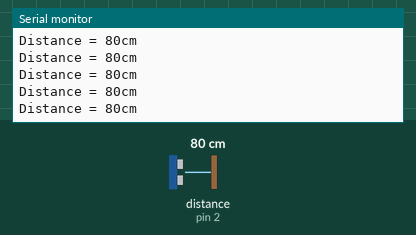
A sketch run on a simulated Arduino Uno, built with avr-gcc and run on an emulated ATmega328P. Shown: the last lines printed to the serial monitor. Wiring (inferred from the names in the program): ultrasonic range finder: trigger pin 3; echo pin 2. The test bench sets the inputs (shaded band); at power-on: distance to the obstacle (sensor on pin 2) 80 cm. The echo pulse lasts 58.3 µs per cm.

Above: at 1.2 s.
1.3 s: distance to the obstacle (sensor on pin 2) set to 2 cm
At 1.71 s:
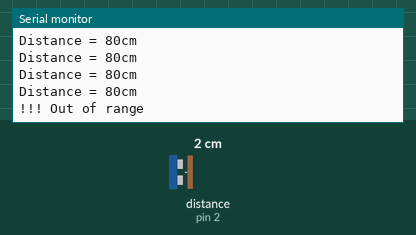
3.5 s: distance to the obstacle (sensor on pin 2) set to 4 cm
At 3.72 s:
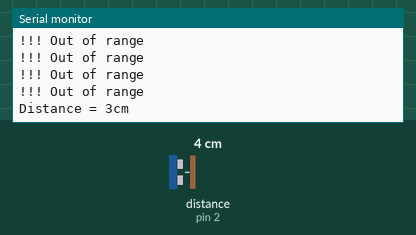

Measured:
- after the input at 1.3 s, the serial monitor: prints a new line after 0.23 s (image 1)
- after the input at 3.5 s, the serial monitor: prints a new line at once (image 2)

The sketch:

Ultrasionc_Ranging.ino
```cpp
/* WaveShare ARPICAR Run Forward/Backward/Left/Right Test

   ARPICAR run forward,backward,left right and so on..

   Created 25th June 2016
           by Xinwu Lin

   CN: http://www.waveshare.net/
   EN: http://www.waveshare.com/
*/

#define ECHO   2
#define TRIG   3

int Distance = 0;

int Distance_test()         // Measure the distance
{
  digitalWrite(TRIG, LOW);   // set trig pin low 2μs
  delayMicroseconds(2);
  digitalWrite(TRIG, HIGH);  // set trig pin 10μs , at last 10us
  delayMicroseconds(10);
  digitalWrite(TRIG, LOW);    // set trig pin low
  float Fdistance = pulseIn(ECHO, HIGH);  // Read echo pin high level time(us)
  Fdistance= Fdistance/58;       //Y m=（X s*344）/2
  // X s=（ 2*Y m）/344 ==》X s=0.0058*Y m ==》cm = us /58
  return (int)Fdistance;
}

void setup()
{
  Serial.begin(115200);
  pinMode(ECHO, INPUT);    // Define the ultrasonic echo input pin
  pinMode(TRIG, OUTPUT);   // Define the ultrasonic trigger input pin
}

void loop()
{
  Distance = Distance_test();                 //display distance
  if((2 < Distance) && (Distance < 400))      //Ultrasonic range ranging 2cm to 400cm
  {
    Serial.print("Distance = ");            //print distance
    Serial.print(Distance);
    Serial.println("cm");
  }
  else
  {
    Serial.println("!!! Out of range");
  }
  delay(250);
}
```
